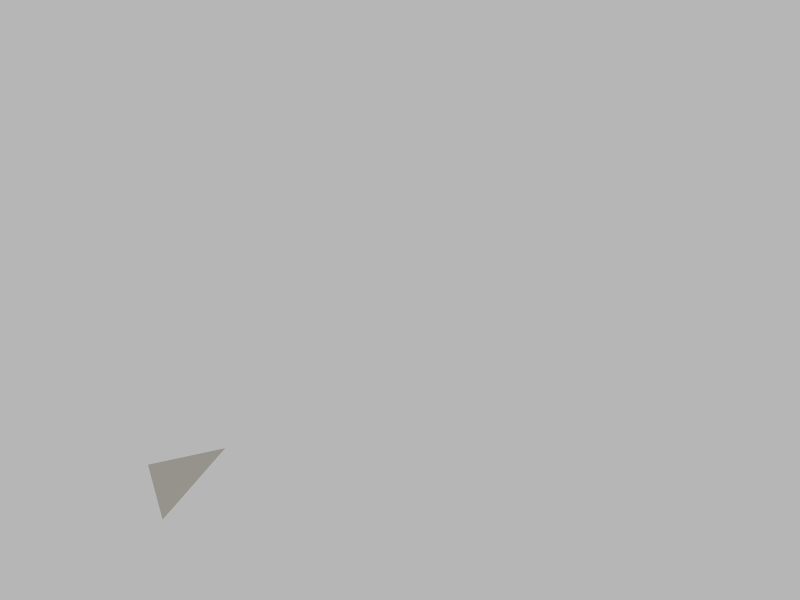
Frame 1 (no input)
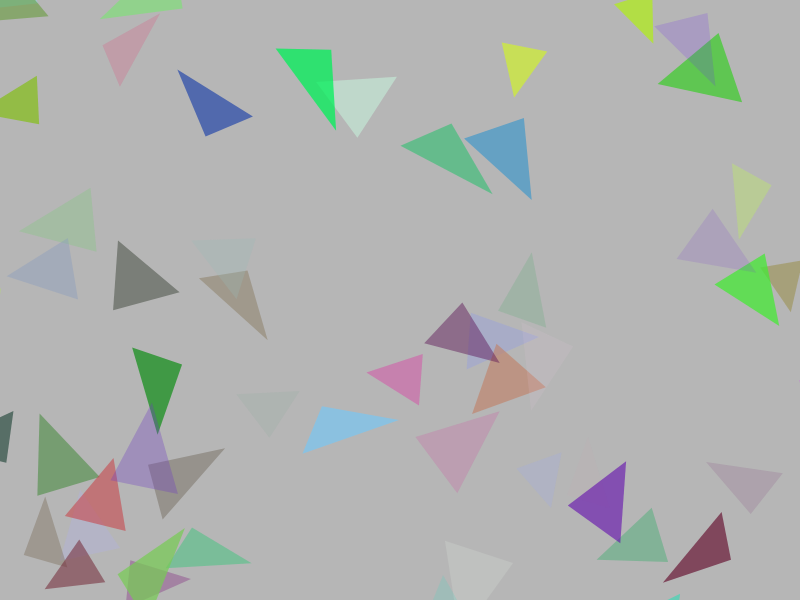
Frame 60 (no input)
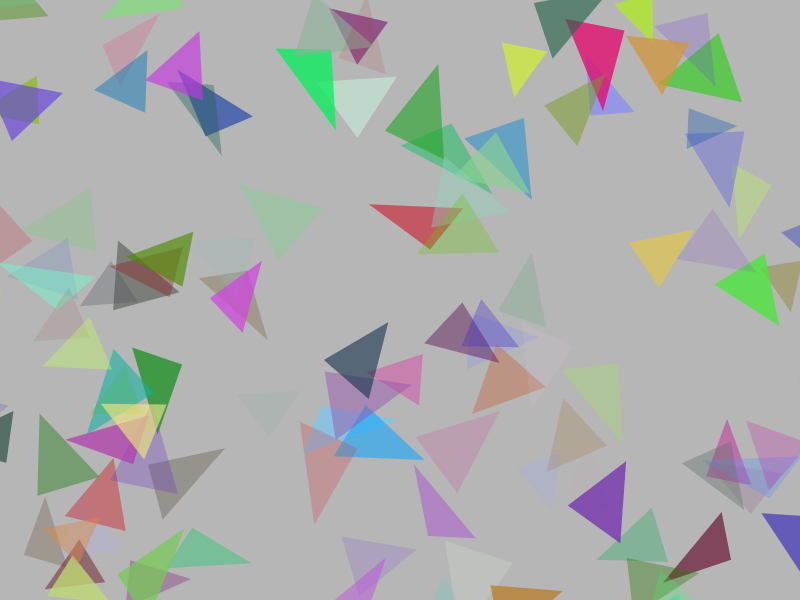
Frame 120 (the mouse pressed at the canvas centre since frame 60)

The p5.js sketch that drew these frames (run headless with seeded random() and noise() and a simulated clock; from frame 60 on, the mouse is pressed at the canvas centre):

// p5.js sketch
// ── sketch.js
let x, y, lengthX, lengthY;
let numberTriangles = 0;
let numberMaxTriangles = 300;

function setup() {
  createCanvas(800, 600);
  //background(177, 118, 219);
  background(random(0,255));
}

function draw() {
  if (numberTriangles < numberMaxTriangles) {
    x = random(-30, width+30);
    y = random(-30, height+30);
    lengthX = random(35, 70);
    lengthY = random(35, 70);
    numberTriangles += 1;
    noStroke();

    //fill(214, 192, 26, random(35, 200));
    fill(random(0,255),random(0,255),random(0,255),random(35,200));
    push();
    translate(x, y);
    rotate(random(0,360));
    triangle(0,0,lengthX,lengthY/2, lengthX, -lengthY)
    pop();
  }
}
